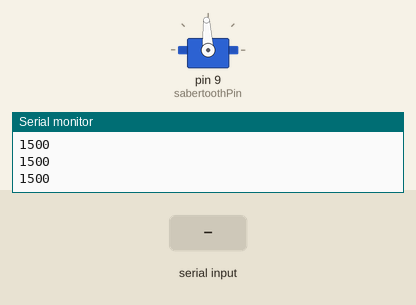
The sketch below on a simulated Arduino Uno, built with avr-gcc and run on an emulated ATmega328P. On the bench: servo, the last lines printed to the serial monitor. Inputs (shaded band) come from the test bench.

Above: at 1.2 s.
1.3 s: "90,45\n" received over Serial
At 2.5 s:
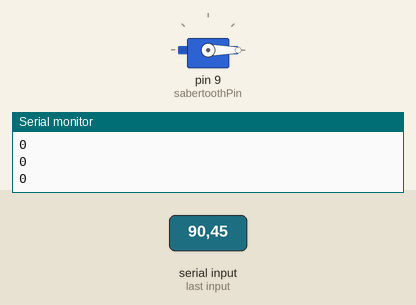
Timing chart, 0 to 4.3 s (numbered marks = the images above; inputs shaded):
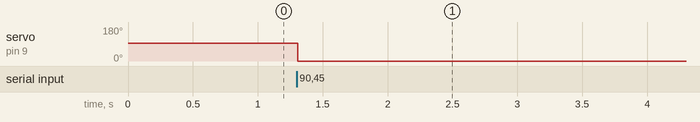

The sketch:

arm_manual_control.ino
```cpp
#include <Wire.h>
#include <Servo.h>
#include <MPU6050.h>

const int sabertoothPin = 9;

float gyroY = 0;
float angleY = 0;

int input = 1500;

unsigned long previousTime = 0;
float deltaTime = 0;

MPU6050 mpu;
Servo sb1;

void setup() {
  Serial.begin(9600);

  Wire.begin();
  //mpu.initialize();
  //mpu.setFullScaleGyroRange(MPU6050_GYRO_FS_500);
  //pinMode(sabertoothPin, OUTPUT);
  sb1.attach(sabertoothPin);
}

void loop() {

  /*unsigned long currentTime = millis();
  deltaTime = (currentTime - previousTime) / 1000.0;
  previousTime = currentTime;
  int16_t gyroRaw[3];
  mpu.getRotation(&gyroRaw[0], &gyroRaw[1], &gyroRaw[2]);

  gyroY = gyroRaw[1] / 65.5;

  angleY += (gyroY * deltaTime);
  int roundedAngleY = round(angleY);

  Serial.print("Current Angle: ");
  Serial.println(roundedAngleY);*/

  if (Serial.available() > 0){
    input = Serial.parseInt();
  }

  Serial.println(input);
  sb1.writeMicroseconds(input);
  //analogWrite(sabertoothPin, input);
}
```

Measured:
- after the input at 1.3 s, servo on pin 9 (sabertoothPin): 93° → 0° at once
